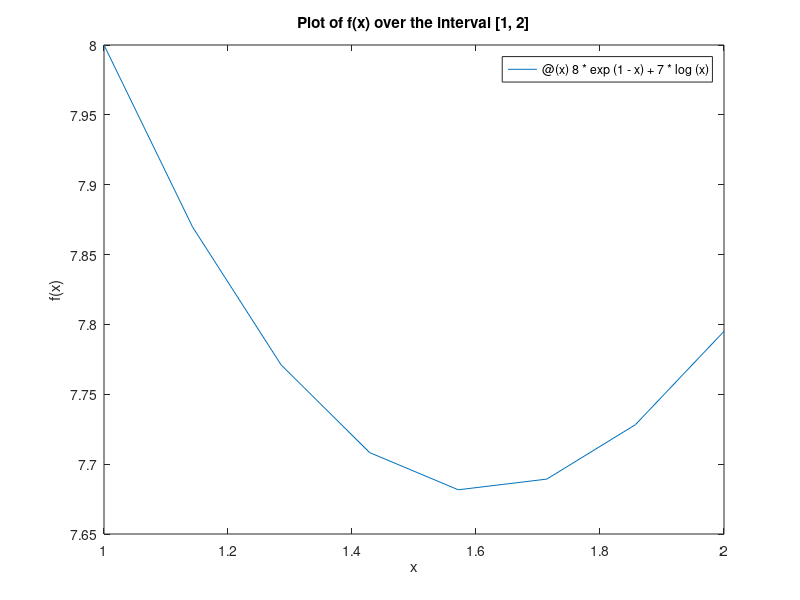
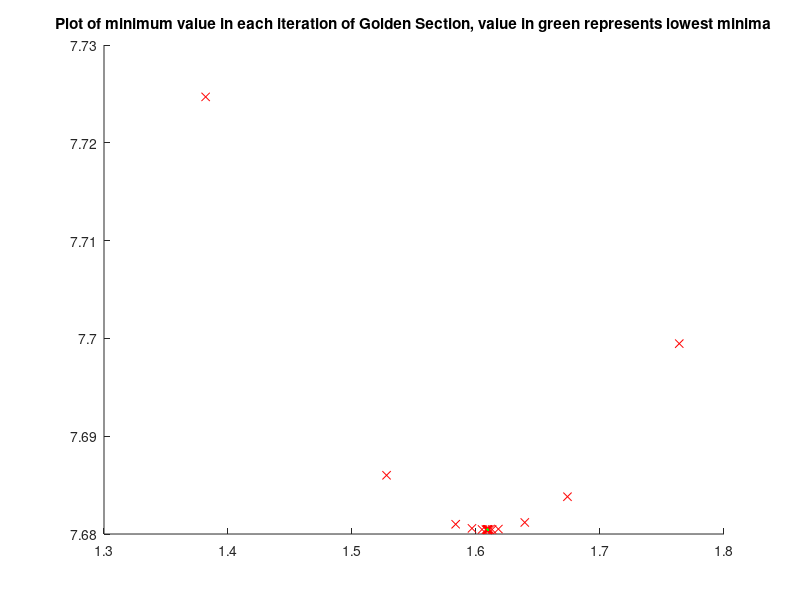

Here is the MATLAB script that generated these plots, in order:
% Plot of f(x) versus x over the interval [1, 2]
x = [1, 2];
f = @(x) 8*exp(1-x)+7*log(x);
fplot(f, x);
xlabel('x');
ylabel('f(x)');
title('Plot of f(x) over the interval [1, 2]');
% Use of matlab function fminbnd to find the minimum of the function over the interval [1, 2] 
[min, fval] = fminsearch(f, 1);
sprintf('minimum found by matlab function fminsearch:=%.4f', min)
sprintf('function value at minimum found by fminsearch:=%.4f', fval)

% ================ Code for Golden Section Method ====================
% ================ To find minimum of given function =================
figure; hold on;
f = @(x) 8*exp(1-x)+7*log(x);
a = 1;							%start of the interval
b = 2;							% end of the interval
golden_prec = 0.0001;					% precision value
gr = double((sqrt(5)-1)/2);		% golden proportion coefficient which is around 0.618
golden_itr = 0;						% number of iteration

c = b-gr*(b-a);                 % compute two new points within the starting and end point
d = a+gr*(b-a);

f_c = f(c);                     % value of function at c and d
f_d = f(d);

plot(c,f_c,'rx')                % plotting c and d
plot(d,f_d,'rx')

while (abs(b-a) > golden_prec)
	golden_itr = golden_itr+1;
	if(f_c < f_d)
		b = d;
		d = c;
		c = b-gr*(b-a);
        f_c = f(c);
        f_d = f(d);
        
        plot(c,f_c,'rx')       

	else
		a = c;
		c = d;
		d = a+gr*(b-a);
        f_c = f(c);
        f_d = f(d);
        plot(d,f_d,'rx')       
    end
end

% chooses minimum point and print values
if(f_c < f_d)
    sprintf('minimum found by Golden Section Method:=%.4f', c)
    sprintf('value of function at minimum:=%.4f', f_c)
    plot(c,f_c,'.g')
else
    sprintf('minimum found by Golden Section Method:=%.4f', d)
    sprintf('value of function at minimum:=%.4f', f_d)
    plot(d,f_d,'.g')
end

title('Plot of minimum value in each iteration of Golden Section, value in green represents lowest minima');

sprintf('number of iterations by Golden Section Method:= %d', golden_itr)


    





